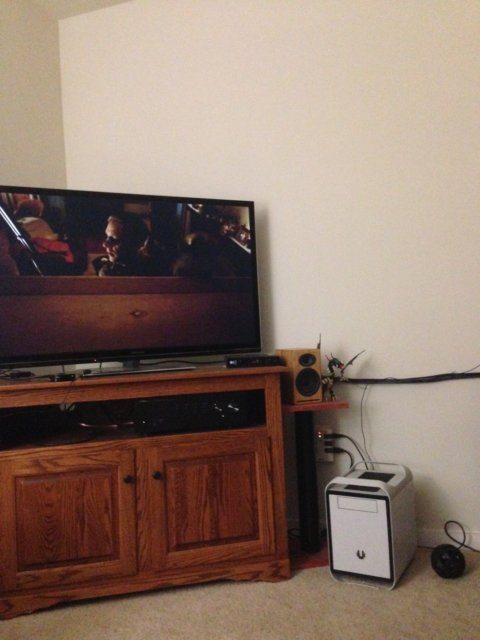
#> input picture HW3/data/2.jpg, 480 x 640 px
$ jupyter execute --allow-errors HW3.ipynb   (shell and % lines are left out)   (older library calls are emulated)
#> lines starting #> are read from the running program, lines starting #| are printed output that depends on the picture
#  Automatic Panoramic Image Stitching

## 1. Interest points detection & feature description by SIFT

https://stackoverflow.com/questions/52305578/sift-cv2-xfeatures2d-sift-create-not-working-even-though-have-contrib-instal

[Introduction to SIFT (Scale-Invariant Feature Transform)](https://docs.opencv.org/3.4/da/df5/tutorial_py_sift_intro.html)

[cell 1]
import cv2
import matplotlib.pyplot as plt
import numpy as np
plt.rcParams['figure.figsize'] = 10,8

img1 = cv2.imread('data/2.jpg')
#> img1 is the input picture: shape (640, 480, 3); mean B, G, R 105.4, 117.7, 139.1
img2 = cv2.imread('data/1.jpg')
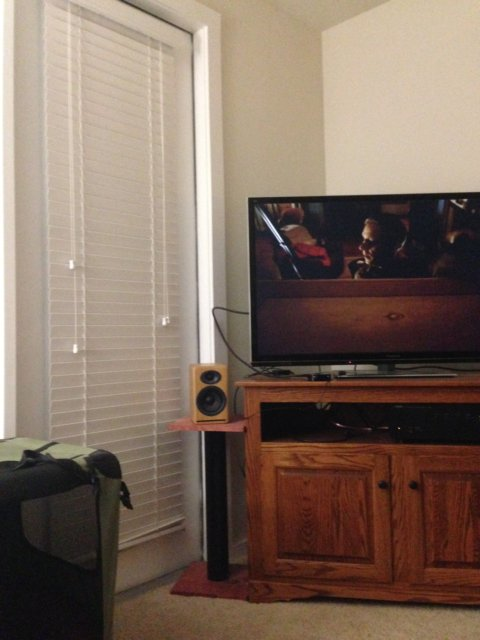
#> input picture HW3/data/1.jpg, 480 x 640 px
#> img2 is the input picture: shape (640, 480, 3); mean B, G, R 95.3, 108.5, 127.8
#plt.imshow(img1[:,:,::-1])

def SIFT(img1, img2, feature='sift'):
#> called with feature = 'sift'
    gray1 = cv2.cvtColor(img1, cv2.COLOR_BGR2GRAY)
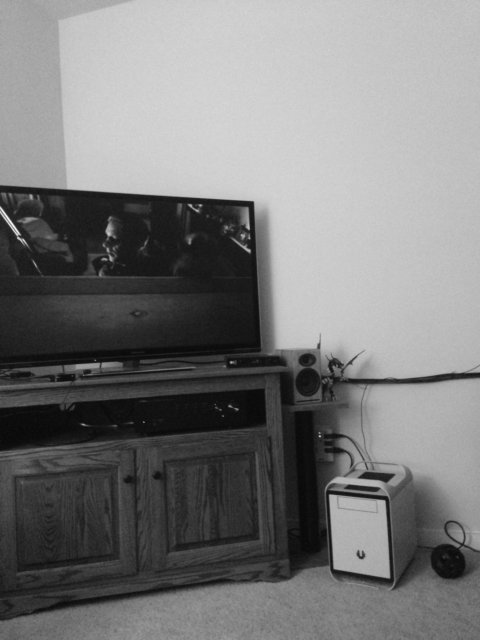
#> gray1: shape (640, 480); min 4, max 251, mean 122.7
    gray2 = cv2.cvtColor(img2, cv2.COLOR_BGR2GRAY)
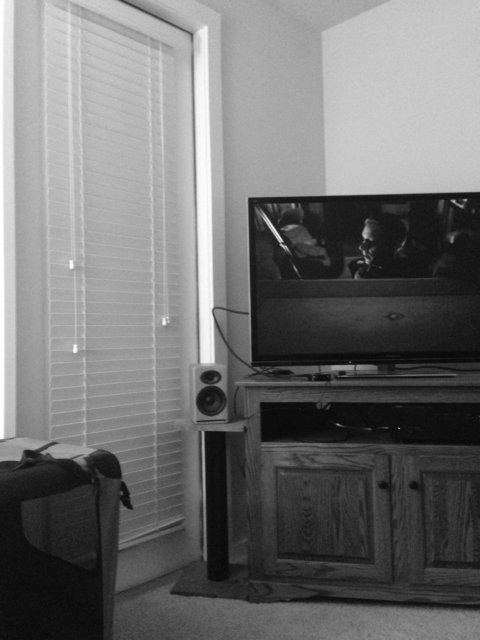
#> gray2: shape (640, 480); min 2, max 255, mean 112.7


    if feature == 'sift':
        sift = cv2.xfeatures2d_SIFT.create()
        kp1, des1 = sift.detectAndCompute(gray1, None) # cv.drawKeypoints(image, keypoints, outImage[, color[, flags]])
        kp2, des2 = sift.detectAndCompute(gray2, None)

    # SURF: Speeded Up Robust Features. ECCV 2006
    if feature == 'surf':
        surf = cv2.xfeatures2d_SURF.create()
        kp1, des1 = surf.detectAndCompute(gray1, None) # cv.drawKeypoints(image, keypoints, outImage[, color[, flags]])
        kp2, des2 = surf.detectAndCompute(gray2, None)

    # ORB: An efficient alternative to SIFT or SURF. ICCV 2011
    elif feature == 'orb':
        orb = cv2.ORB_create()
        kp1, des1 = orb.detectAndCompute(gray1, None)
        kp2, des2 = orb.detectAndCompute(gray2, None)

    # Maximally stable extremal region extractor
    elif feature== 'mser':
        mser = cv2.MSER.create()
        kp1 = mser.detect(gray1)
        kp2 = mser.detect(gray2)

    # Binary Robust Invariant Scalable Keypoints. ICCV 2011
    elif feature == 'brisk':
        brisk = cv2.BRISK_create()
        kp1, des1 = brisk.detectAndCompute(gray1, None)
        kp2, des2 = brisk.detectAndCompute(gray2, None)

    kp_img1 = np.zeros_like(img1)
    kp_img2 = np.zeros_like(img2)
    kp_img1 = cv2.drawKeypoints(gray1, kp1, kp_img1) #flags=cv2.DRAW_MATCHES_FLAGS_DRAW_RICH_KEYPOINTS)
    kp_img2 = cv2.drawKeypoints(gray2, kp2, kp_img2) #flags=cv2.DRAW_MATCHES_FLAGS_DRAW_RICH_KEYPOINTS)
    plt.subplot(1,2,1)
    plt.axis('off')
    plt.title('SIFT Left')
    plt.imshow(kp_img2)
    plt.subplot(1,2,2)
    plt.axis('off')
    plt.title('SIFT Right')
    plt.imshow(kp_img1)

    return kp1, kp2, des1, des2


feature = 'sift'
#> (the rest of this cell did not finish here and is left out)
